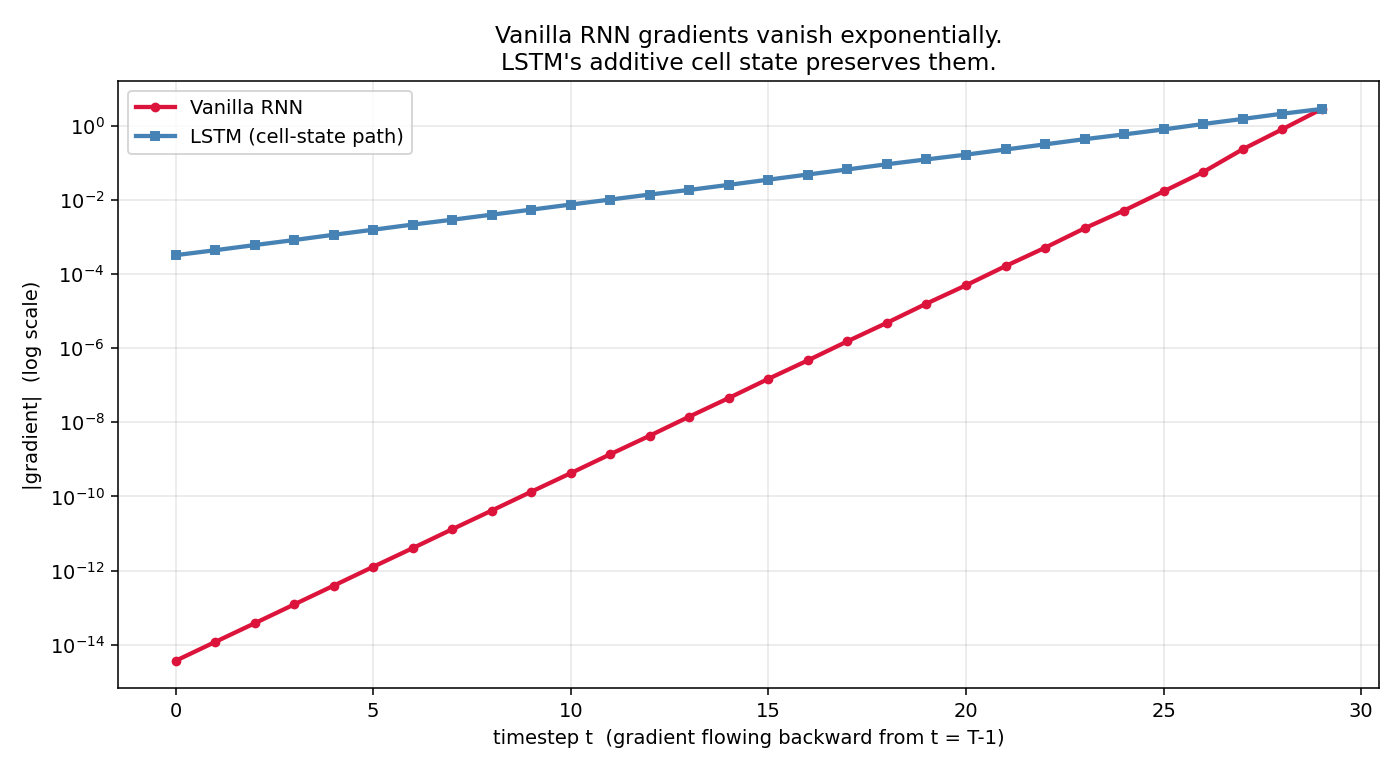

Recreate this plot in Python.
"""Gradient magnitude across timesteps for a vanilla RNN vs LSTM cell-state path.

Output: diagram_vanishing_gradient.png
"""

import numpy as np
import matplotlib.pyplot as plt

from from_scratch import VanillaRNN, LSTM


def main():
    T = 30
    n_in, n_hidden = 3, 8
    rng = np.random.default_rng(0)
    X = rng.standard_normal((T, n_in)) * 0.5

    rnn = VanillaRNN(n_in, n_hidden, seed=0)
    _, c_rnn = rnn.forward(X)
    dh = np.ones(n_hidden)
    g_rnn = np.linalg.norm(rnn.backward(c_rnn, dh), axis=1)

    lstm = LSTM(n_in, n_hidden, seed=0)
    _, c_lstm = lstm.forward(X)
    g_lstm = lstm.gradient_survival(c_lstm, dh)

    # plot
    t_axis = np.arange(T)

    fig, ax = plt.subplots(figsize=(10, 5.5))
    ax.semilogy(t_axis, g_rnn, color="crimson", lw=2.2, marker="o", markersize=4,
                label="Vanilla RNN")
    ax.semilogy(t_axis, g_lstm, color="steelblue", lw=2.2, marker="s", markersize=4,
                label="LSTM (cell-state path)")
    ax.set_xlabel("timestep t  (gradient flowing backward from t = T-1)")
    ax.set_ylabel("|gradient|  (log scale)")
    ax.set_title("Vanilla RNN gradients vanish exponentially.\n"
                 "LSTM's additive cell state preserves them.")
    ax.legend()
    ax.grid(alpha=0.3, which="both")

    fig.tight_layout()
    fig.savefig("diagram_vanishing_gradient.png", dpi=140)
    print("wrote diagram_vanishing_gradient.png")


if __name__ == "__main__":
    main()
